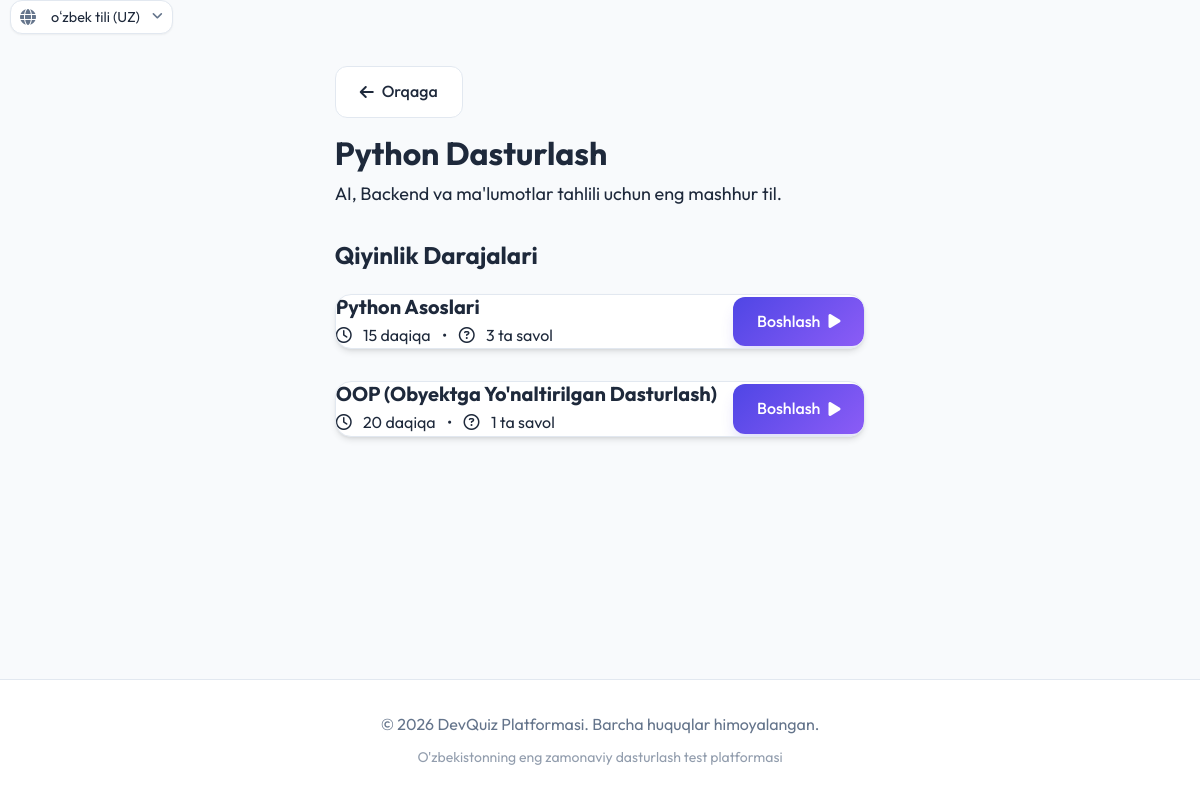
/uz/subject/python-dasturlash/, run on an earlier commit of the app's database.
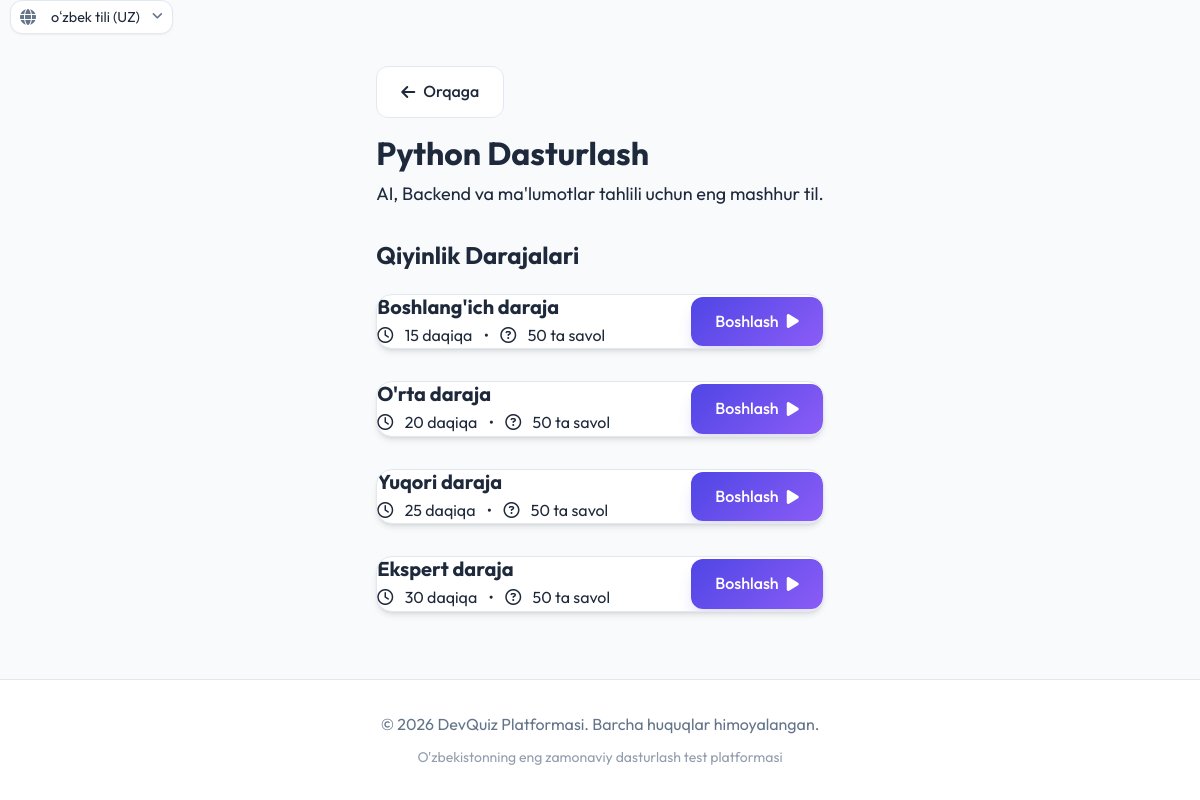
And on a later commit of the database.
### quiz/models.py (models this page shows, shortened)
class Subject(models.Model):
    name = models.CharField(max_length=100, verbose_name="Fan nomi")
    description = models.TextField(blank=True, verbose_name="Tavsif")
    image = models.ImageField(upload_to='subjects/', blank=True, null=True, verbose_name="Rasm")
    slug = models.SlugField(unique=True, blank=True)
    class Meta:
        verbose_name = "Fan"
        verbose_name_plural = "Fanlar"

class Module(models.Model):
    subject = models.ForeignKey(Subject, on_delete=models.CASCADE, related_name='modules', verbose_name="Fan")
    name = models.CharField(max_length=100, verbose_name="Modul nomi")
    description = models.TextField(blank=True, verbose_name="Tavsif")
    order = models.PositiveIntegerField(default=0, verbose_name="Tartib raqami")
    duration = models.PositiveIntegerField(default=30, help_text="Daqiqalarda kiriting", verbose_name="Davomiyligi (daqiqa)")
    class Meta:
        ordering = ['order']
        verbose_name = "Modul"
        verbose_name_plural = "Modullar"

### quiz/views.py (the view)
# urls.py: path('subject/<slug:subject_slug>/', views.subject_detail, name='subject_detail'),
def subject_detail(request, subject_slug):
    subject = get_object_or_404(Subject, slug=subject_slug)
    modules = subject.modules.all()
    return render(request, 'quiz/subject_detail.html', {'subject': subject, 'modules': modules})

### quiz/templates/quiz/subject_detail.html
{% extends 'quiz/base.html' %}
{% load static i18n %}
{% block content %}
<div class="animate-fade-in">
    <div style="margin-bottom: 2rem;">
        <a href="{% url 'quiz:home' %}" class="btn btn-secondary"
            style="margin-bottom: 1rem; display: inline-flex; width: auto;">
            <i class="fas fa-arrow-left" style="margin-right: 0.5rem;"></i> {% trans "Orqaga" %}
        </a>
        <h1 style="margin-bottom: 0.5rem;">{{ subject.name }}</h1>
        <p style="font-size: 1.125rem;">{{ subject.description }}</p>
    </div>
    <h2 style="margin-bottom: 1.5rem;">{% trans "Qiyinlik Darajalari" %}</h2>
    <div class="grid grid-cols-1">
        {% for module in modules %}
        <div class="card d-flex justify-content-between align-items-center"
            style="flex-direction: row; flex-wrap: wrap; gap: 1rem;">
            <div style="flex: 1;">
                <h3 class="card-title" style="font-size: 1.25rem; margin-bottom: 0.25rem;">{{ module.name }}</h3>
                <p style="margin-bottom: 0;">
                    <i class="far fa-clock" style="margin-right: 0.5rem;"></i> {{ module.duration }} {% trans "daqiqa"%}
                    <span style="margin: 0 0.5rem;">•</span>
                    <i class="far fa-question-circle" style="margin-right: 0.5rem;"></i> {{ module.questions.count }} {%trans "ta savol" %}
                </p>
            </div>
            <div>
                <a href="{% url 'quiz:take_test' module.id %}" class="btn btn-primary">
                    {% trans "Boshlash" %} <i class="fas fa-play" style="margin-left: 0.5rem;"></i>
                </a>
            </div>
        </div>
        {% empty %}
        <div class="card" style="text-align: center; padding: 3rem;">
            <p>{% trans "Ushbu fan bo'yicha testlar hali mavjud emas." %}</p>
        </div>
        {% endfor %}
    </div>
</div>
{% endblock %}

What changed in the data, as far as the page shows it:
removed Module: name "Python Asoslari", duration "15", questions.count "3"
removed Module: name "OOP (Obyektga Yo'naltirilgan Dasturlash)", duration "20", questions.count "1"
added Module: name "Boshlang'ich daraja", duration "15", questions.count "50"
added Module: name "O'rta daraja", duration "20", questions.count "50"
added Module: name "Yuqori daraja", duration "25", questions.count "50"
added Module: name "Ekspert daraja", duration "30", questions.count "50"
